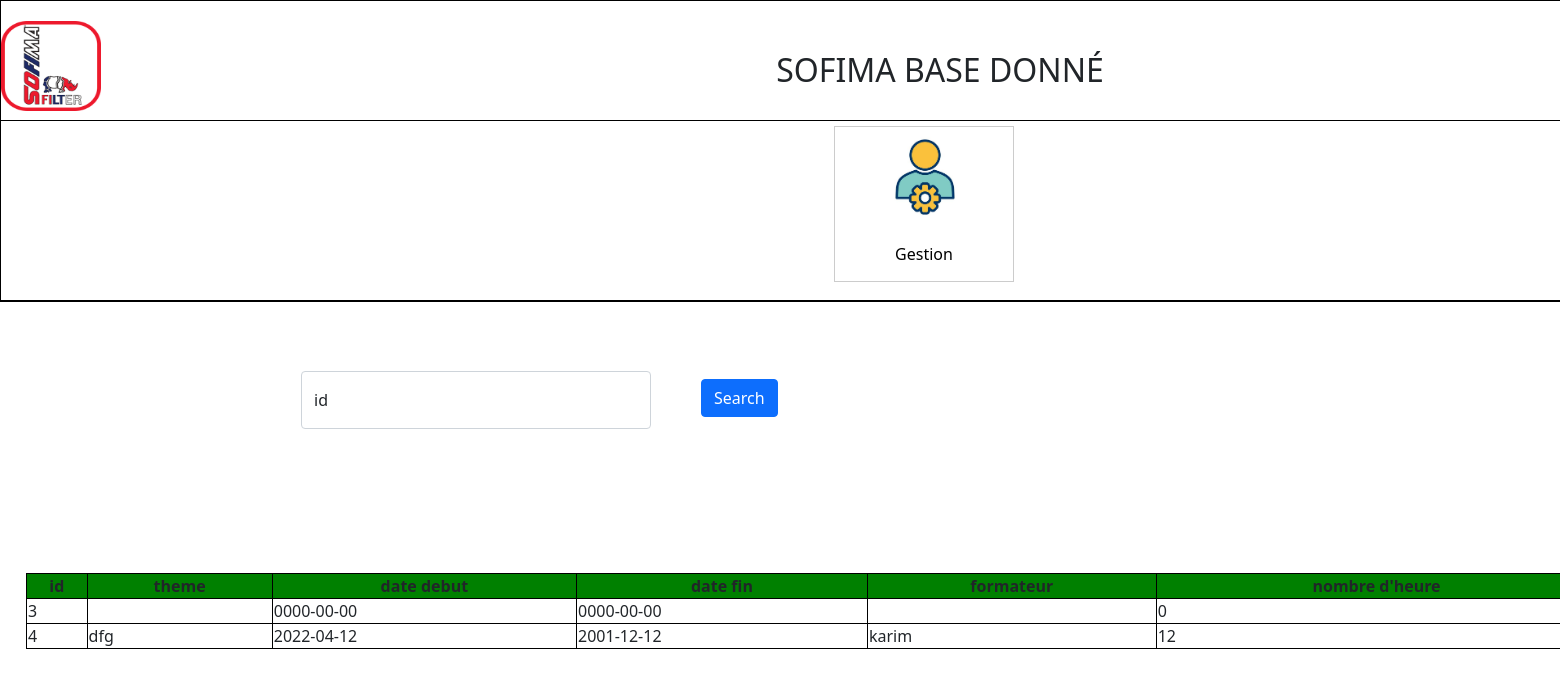
/modif_form.php, run on the app's committed database.
### tables this page shows
CREATE TABLE `formations` (
  `id` int(11) NOT NULL,
  `theme` varchar(30) NOT NULL,
  `date_debut` date NOT NULL,
  `date_fin` date NOT NULL,
  `formateur` varchar(30) NOT NULL,
  `statut` varchar(30) NOT NULL,
  `nb_heure` int(11) NOT NULL
);

### modif_form.php (the view, shortened to what this page needs)
<html>
<head>
<link href="https://cdn.jsdelivr.net/npm/bootstrap@5.0.2/dist/css/bootstrap.min.css" rel="stylesheet">
</head>
<body>
    <div style="width:1840px;border:1px solid black;" >
        <div style="height:90px;border-bottom:1px solid black">
        <a href="ParcInfo.php"><img src="logoo.png" style="width:100px;height:90px;float:left" class="logo"></a>
            <h2 style="text-align:center;margin-top:30px;">SOFIMA BASE DONNÉ</h2>
        </div>
        <div style="height:180px;border-bottom:1px solid black">
        <div style="width: 140px;height:150px;">
            <div class="gallery" style="margin-left:833px;">
                <a href="gestion1.php"><img src="Gestion.jpg" alt="Gestion" style="width:100px;">
                <div class="desc">Gestion</div>
                </a>
            </div>
        </div>
        <form action="modif1.php" method="post" >
        <div class="form-floating form" >
            <input type="text" class="form-control" placeholder="id" id="search" style="width:350px;" name="s"/>
            <label for="search">id</label>
        <input type="submit" class="btn btn-primary" value="Search" name="srch" style="margin-left:400px;transform:translateY(-50px);" />
        </div>
        </form>
        <table>
            <tr>
            <th>id</th>
            <th>theme</th>
            <th>date debut</th>
            <th>date fin</th>
            <th>formateur</th>
            <th>nombre d'heure</th>
            </tr>
            <?php
            include_once 'DataBase.php';
            $result = mysqli_query($conn,"SELECT id,theme,date_debut,date_fin,formateur,nb_heure,statut
            from formations");
            while($row = mysqli_fetch_array($result))
           { echo  "<tr><td>".$row['id']."</td><td>".$row['theme']."</td><td>".$row['date_debut']."</td><td>".$row['date_fin']."</td><td>".$row['formateur']."</td><td>".$row['nb_heure']."</td><td>".$row['statut']."</td></tr>";
             }
            ?>
        </table>
    </div>
</body>
</html>

### modif_form.php (style rules this page uses)
div.gallery { margin: 5px; border: 1px solid #ccc; float: left; width: 180px; margin-left:700px; }
h2 { transform: translate(-30px,20px); }
a { text-decoration: none; color: black; }
div.gallery img { width: 100%; height: auto; margin-left: 40px; }
.logo { transform:translate(0px,-10px); }
div.desc { padding: 15px; text-align: center; }
table { border:1px solid black; width:95%; transform:translate(25px,-10px); }
th { background-color: green; border:1px solid black; text-align:center; }
td { border:1px solid black; }
img { width:100px; }
.form { margin-left:350px; margin-top:200px; transform:translate(-50px,-100px); }

### data on the page
formations: id "3", date_debut "0000-00-00", date_fin "0000-00-00", nb_heure "0"
formations: id "4", theme "dfg", date_debut "2022-04-12", date_fin "2001-12-12", formateur "karim", nb_heure "12"
